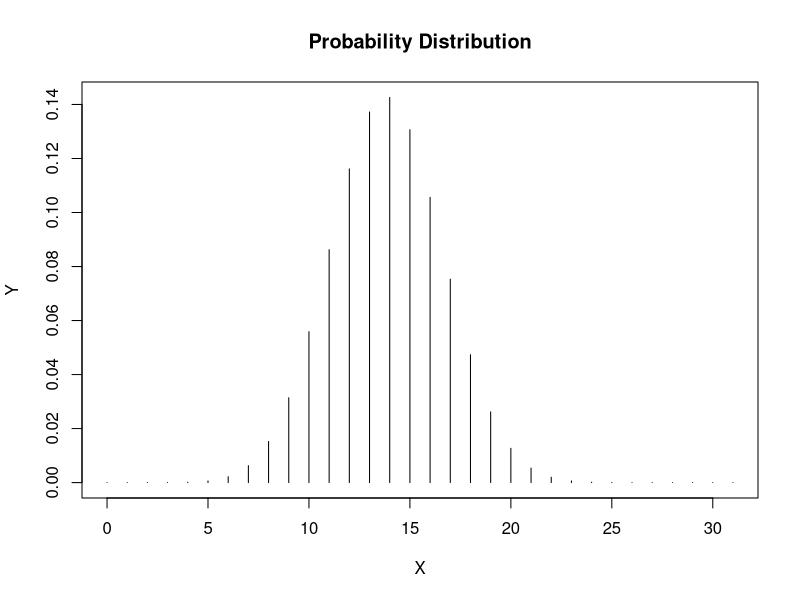
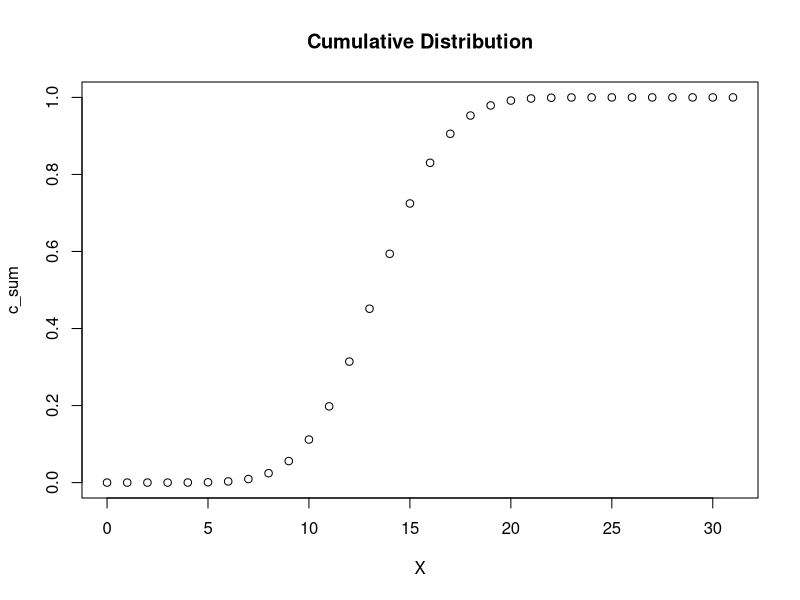
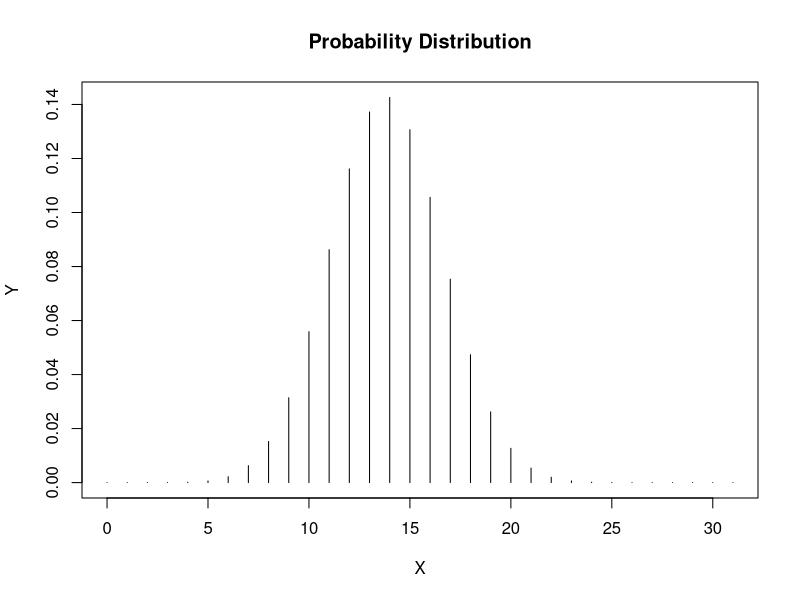
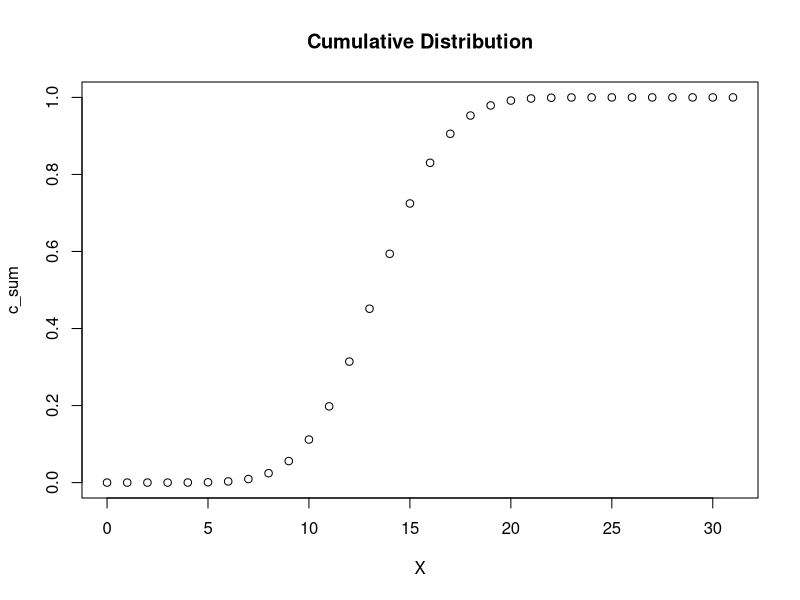

Reproduce these figures in R, in order.
prob <- pbinom(9,size=12,prob=(1/6)) - pbinom(6,size=12,prob=(1/6))
print(prob)


prob <- pnorm(84,mean=72,sd=15.2,lower.tail = FALSE) - pnorm(100,mean=72,sd=15.2,lower.tail = FALSE)
print(prob)
prob <- pnorm(84, mean = 72, sd = 15.2, lower.tail = FALSE) - pnorm(100, mean = 72, sd = 15.2, lower.tail = FALSE)
print(prob)

prob2<- diff(pnorm(c(84,100),mean=72,sd=15.2))
print(prob2)

prob_1 <- ppois(0,5)
print(prob_1)
prob_2 <- ppois(50,50) - ppois(47,50)
print(prob_2)

prob <- dhyper(3,m=17,n=233,k=5)
print(prob)

X=0:31
Y=dbinom(X,size=31,prob=0.447)
plot(X,Y,type='h',main='Probability Distribution')
c_sum=cumsum(Y)
plot(X,c_sum,main='Cumulative Distribution')
m_=weighted.mean(X,Y)
print(m_)
v_=weighted.mean((X-m_)^2,Y)
print(v_)
sd=sqrt(v_)
print(sd)

X = 0:31
Y = dbinom(X, size = 31, prob = 0.447)

# Plot probability distribution
plot(X, Y, type = 'h', main = 'Probability Distribution')

# Plot cumulative distribution
c_sum = cumsum(Y)
plot(X, c_sum, main = 'Cumulative Distribution')

# Mean using sum
mean_ = sum(X * Y)
print(mean_)

# Variance using sum
variance_ = sum((X - mean_)^2 * Y)
print(variance_)

# Standard deviation
sd = sqrt(variance_)
print(sd)
